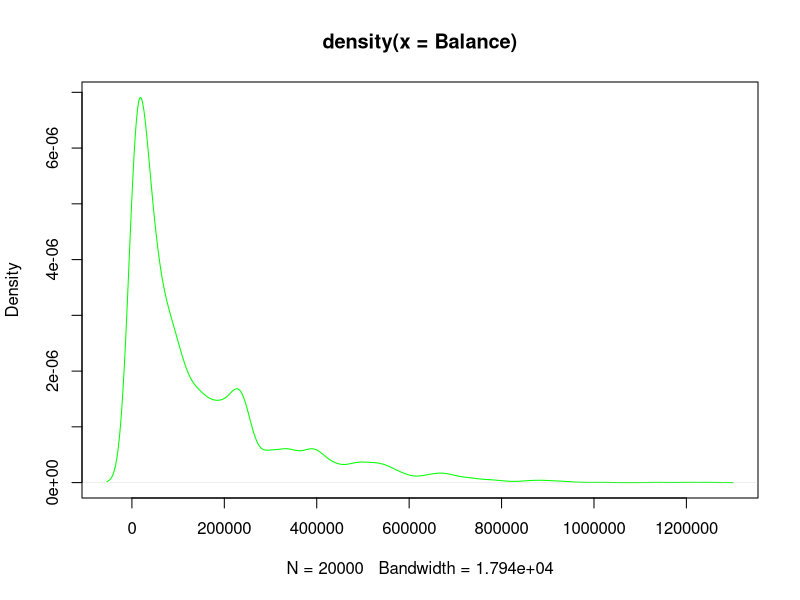
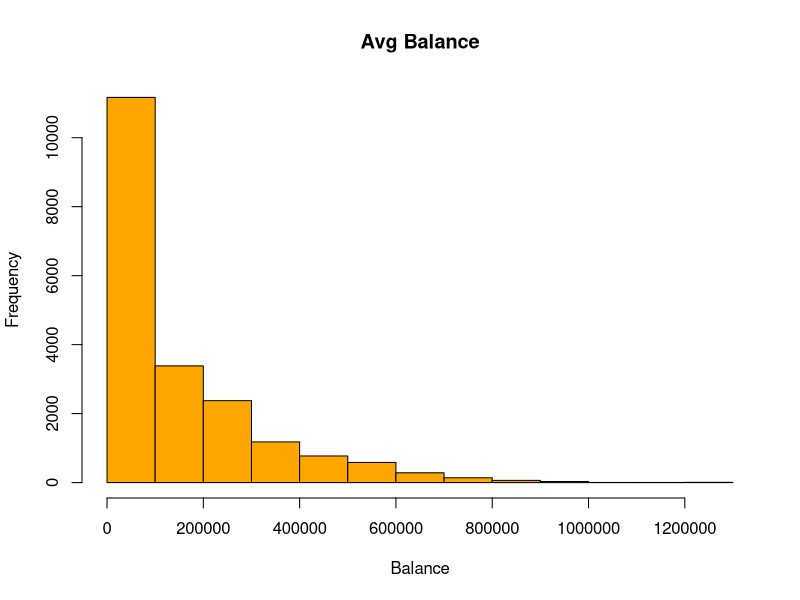

Write the R code that produced these figures, in order. (Note: this script raises an error after producing the figures.)
getwd()
mydata<-read.csv("PL_X_SELL.csv",header = TRUE)
dim(mydata)
names(mydata)
str(mydata)

head(mydata)
tail(mydata)

colSums(is.na(mydata)) 


########## descriptive analysis ################
summary(mydata)
attach(mydata)

range(Age)
range(Balance)
range(No_OF_CR_TXNS)
range(SCR)
range(Holding_Period)

sd(Age)
sd(Balance)
sd(No_OF_CR_TXNS)
sd(SCR)
sd(Holding_Period)

var(Age)
var(Balance)
var(No_OF_CR_TXNS)
var(SCR)
var(Holding_Period)

table(Target)
table(Gender)
table(Occupation)
table(AGE_BKT)

table(Gender,Occupation)


################ plotes

library(lattice)

plot(density(Balance),col='green')
hist(Balance,main = 'Avg Balance',xlab = 'Balance',ylab = 'Frequency',col = 'orange')



plot(Occupation,Balance,main = 'Occupation vs Balance',xlab = 'Occupation',ylab = 'balance',col = 'green')
plot(Gender,Balance,main = 'Gender vs Balance',xlab = 'gender',ylab = 'balance',col = 'pink')


par(mfrow=c(1,2)) 
boxplot(Balance,main = 'Avg Balance',xlab = 'Balance',ylab = 'Frequency',col = 'yellow')
plot(Occupation,main = 'Occupation',xlab = 'occupation',ylab = 'Frequency',col = 'green')
plot(Gender,main = 'gender',xlab = 'gender',ylab = 'Frequency',col = 'pink')
plot(Occupation,Gender,main = 'Occupation Vs Gender',xlab = 'Occupation',ylab = 'Gender')

dev.off()

install.packages('dplyr')
library(dplyr)

levels(Occupation)

group_by(mydata, Occupation) %>%
  summarise(
    count = n(),
    mean = mean(Balance, na.rm = TRUE),
    sd = sd(Balance, na.rm = TRUE)
  )
group_by(mydata, Gender) %>%
  summarise(
    count = n(),
    mean = mean(Balance, na.rm = TRUE),
    sd = sd(Balance, na.rm = TRUE)
  )
